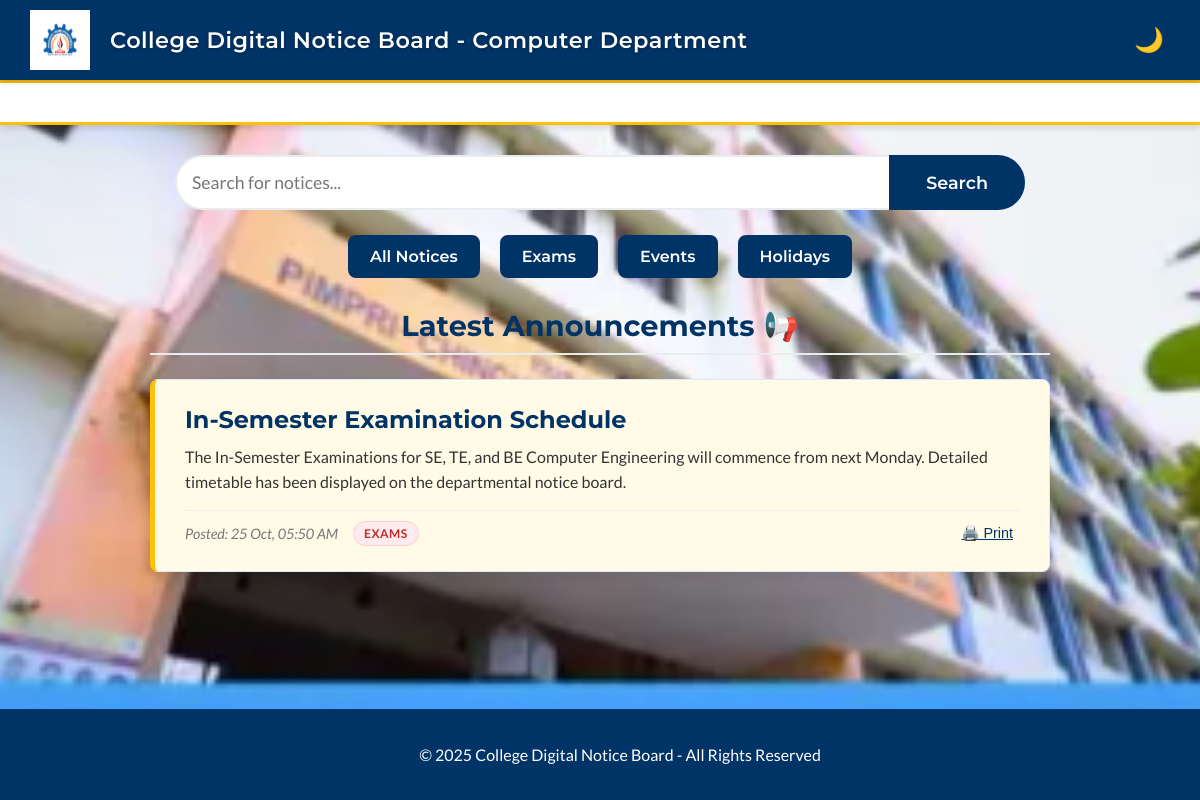
The page /index.php?category=Exams on the database its author committed.
### tables this page shows
CREATE TABLE `notices` (
  `id` INT(11) NOT NULL AUTO_INCREMENT,
  `title` VARCHAR(255) NOT NULL,
  `content` TEXT NOT NULL,
  `is_pinned` TINYINT(1) NOT NULL DEFAULT 0,
  `created_at` TIMESTAMP NOT NULL DEFAULT CURRENT_TIMESTAMP,
  PRIMARY KEY (`id`)
);

### index.php (the view, shortened to what this page needs)
<?php
include 'config.php';
?>
<!DOCTYPE html>
<html lang="en">
<head>
  <link rel="stylesheet" href="style.css">
</head>
<body>
  <header class="main-header">
    <img src="logo.png" alt="College Logo" class="logo">
    <h1>College Digital Notice Board - Computer Department</h1>
    <button id="dark-mode-toggle" title="Toggle dark mode"></button>
  </header>
  <main>
    <?php
    $conn_ticker = new mysqli($servername, $username, $password, $dbname, 3307);
    $sql_ticker = "SELECT title FROM notices WHERE is_pinned = 1 ORDER BY created_at DESC";
    $result_ticker = $conn_ticker->query($sql_ticker);
    if ($result_ticker && $result_ticker->num_rows > 0) {
        echo '<div class="ticker-wrap"><div class="ticker">';
        echo '</div></div>';
    }
    ?>
    <div class="notice-list-container">
      <div class="home-button-container" style="margin-bottom: 15px;">
          <form action="index.php" method="GET" class="search-container" style="display:flex; justify-content:center; margin: 0 auto; max-width: 800px; width: 100%;">
             <input type="text" id="search-input" name="search" placeholder="Search for notices..."
             style="flex-grow: 1; padding: 15px; border: 2px solid #e9ecef; border-right: none; border-radius: 30px 0 0 30px; outline: none; font-family: 'Lato', sans-serif; font-size: 1.1rem;"
             autocomplete="off"
             value="<?php echo isset($_GET['search']) ? htmlspecialchars($_GET['search']) : ''; ?>">
    <button type="submit" class="btn btn-primary"
            style="border-radius: 0 30px 30px 0; margin: 0; padding: 0 35px; border: 2px solid #003366; font-size: 1.1rem; display: flex; align-items: center;">
        Search
    </button>
            </form>
      </div>
      <div class="home-button-container" style="margin-bottom: 30px; display: flex; justify-content: center; gap: 10px; flex-wrap: wrap;">
          <a href="index.php" class="btn btn-primary">All Notices</a>
          <a href="index.php?category=Exams" class="btn btn-primary">Exams</a>
          <a href="index.php?category=Events" class="btn btn-primary">Events</a>
          <a href="index.php?category=Holidays" class="btn btn-primary">Holidays</a>
      </div>
      <h2 class="page-title">Latest Announcements 📢</h2>
      <div id="notice-container">
          <?php
          $conn = new mysqli($servername, $username, $password, $dbname, 3307);
          if ($conn->connect_error) {
              echo "<div class='notice-card'><h3>Database Connection Failed</h3><p>" . $conn->connect_error . "</p></div>";
          } else {
              $category = $_GET['category'] ?? '';
              $sql = "SELECT id, title, content, created_at, is_pinned FROM notices";
              $params = [];
              $types = "";
              $where_clauses = [];
              if (!empty($category)) {
                  $where_clauses[] = "content LIKE ?";
                  $params[] = "[" . $category . "]%";
                  $types .= "s";
              }
              if (!empty($where_clauses)) {
                  $sql .= " WHERE " . implode(" AND ", $where_clauses);
              }
              $sql .= " ORDER BY is_pinned DESC, created_at DESC";
              $stmt = $conn->prepare($sql);
              if (!empty($params)) {
                  $stmt->bind_param($types, ...$params);
              }
              $stmt->execute();
              $result = $stmt->get_result();
              if ($result->num_rows > 0) {
                  while ($row = $result->fetch_assoc()) {
                      $card_class = $row['is_pinned'] == 1 ? 'notice-card pinned' : 'notice-card';
                      $full_content = $row['content'];
                      $cat_badge = "";
                      $clean_content = $full_content;
                      if (preg_match('/^\[(.*?)\]/', $full_content, $matches)) {
                          $cat_name = $matches[1];
                          $clean_content = trim(str_replace("[$cat_name]", "", $full_content));
                          $badge_color_class = "cat-general";
                          if (stripos($cat_name, 'Exam') !== false) $badge_color_class = "cat-exam";
                          $cat_badge = "<span class='category-badge $badge_color_class'>$cat_name</span>";
                      }
                      echo "<div class='" . $card_class . "'>";
                      $post_date = new DateTime($row['created_at']);
                      $now = new DateTime();
                      $diff = $now->diff($post_date);
                      $hours = ($diff->days * 24) + $diff->h;
                      $title = htmlspecialchars($row['title']);
                      if ($hours < 1) {
                          echo "<h2>" . $title . " <span class='pulse-badge'>JUST NOW</span></h2>";
                      } elseif ($diff->days < 1) {
                          echo "<h2>" . $title . " <span class='new-badge'>NEW!</span></h2>";
                      } else {
                          echo "<h2>" . $title . "</h2>";
                      }
                      echo "<p class='notice-content'>" . htmlspecialchars($clean_content) . "</p>";
                      echo "<div class='card-footer-line'>";
                          echo "<small>Posted: " . htmlspecialchars(date('d M, h:i A', strtotime($row['created_at']))) . "</small>";
                          echo $cat_badge;
                          echo "<button onclick='printNotice(this)' class='print-btn'>🖨️ Print</button>";
                      echo "</div>";
                      echo "</div>";
                  }
              } else {
                  echo "<div class='notice-card'><p>No announcements found.</p></div>";
              }
          }
          ?>
      </div>
    </div>
  </main>
  <footer class="main-footer">
    <p>© 2025 College Digital Notice Board - All Rights Reserved</p>
  </footer>
</body>
</html>
</body>
</html>

### rows shown on the page
notices: title "In-Semester Examination Schedule", content "The In-Semester Examinations for SE, TE, and BE Computer Engineering will commence from next Monday. Detailed timetable has been displayed on the departmental notice board.", created_at "25 Oct, 05:50 AM", cat_name "EXAMS"
